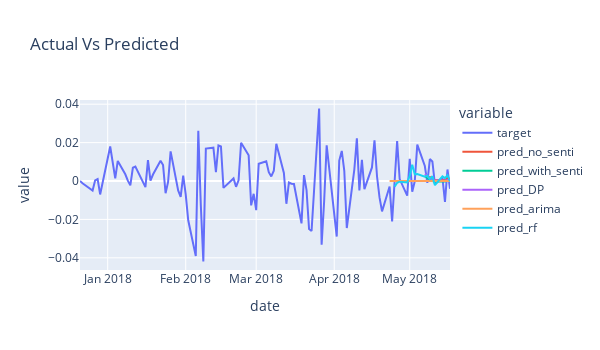

Notebook source saved alongside this figure:
### Code cell
run_and_plot('NDX_r',params['sequence_length'])
